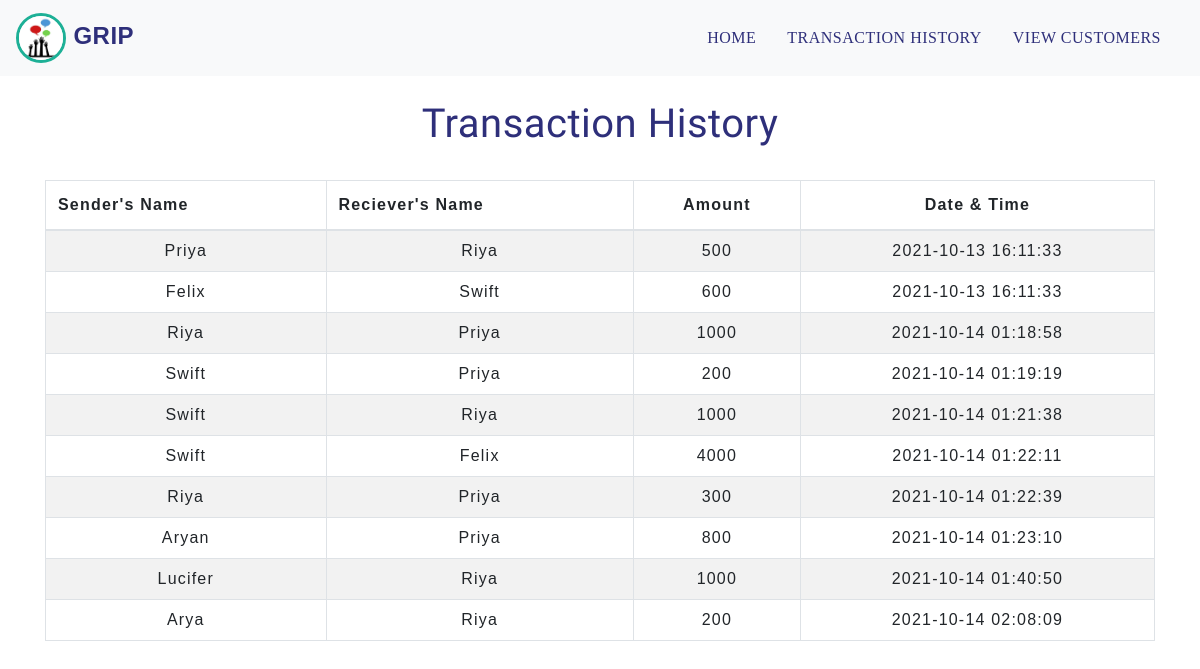
The page /history.php on the database its author committed.
### tables this page shows
CREATE TABLE `transfer` (
  `s.no.` int(4) NOT NULL,
  `sender` text NOT NULL,
  `receiver` text NOT NULL,
  `balance` int(10) NOT NULL,
  `datetime` datetime NOT NULL DEFAULT current_timestamp()
);

### history.php (the view, shortened to what this page needs)
<!DOCTYPE html>
<html lang="en">
<head>
    <link rel="stylesheet" href="https://stackpath.bootstrapcdn.com/bootstrap/4.5.2/css/bootstrap.min.css">
    <link rel="stylesheet" type="text/css" href="css/table.css">
    <link rel="stylesheet" type="text/css" href="css/navbar.css">
</head>
<body>
<?php
  include 'navbar.php';
?>
	<div class="container">
        <h2 class="text-center pt-4">Transaction History</h2>
       <br>
       <div class="table-responsive-sm">
    <table class="table table-hover table-striped table-condensed table-bordered">
        <thead>
            <tr>
            <th>Sender's Name</th>
             <th>Reciever's Name</th>
                <th class="text-center">Amount</th>
                <th class="text-center">Date & Time</th>
            </tr>
        </thead>
        <tbody>
        <?php
            include 'config.php';
            $sql = "SELECT * FROM `transfer`";
            $query =mysqli_query($conn, $sql);
            while($rows = mysqli_fetch_assoc($query))
            {
        ?>
            <tr>
            <td class="py-2"><?php echo $rows['sender']; ?></td>
            <td class="py-2"><?php echo $rows['receiver']; ?></td>
            <td class="py-2"><?php echo $rows['balance']; ?> </td>
            <td class="py-2"><?php echo $rows['datetime']; ?> </td>
        <?php
            }
        ?>
        </tbody>
    </table>
    </div>
</div>
</body>
</html>

### css/table.css (style rules this page uses)
* { padding: 0; margin: 0; box-sizing: border-box; font-family: sans-serif; }
h2 { font-size: 40px; }
table { letter-spacing: 1.2px; }
td { text-align: center; }

### css/navbar.css (style rules this page uses)
h2 { color: #2e2f7a; letter-spacing: 0.5px; font-family: 'Sriracha', cursive; }

### rows shown on the page
transfer: sender "Priya", receiver "Riya", balance "500", datetime "2021-10-13 16:11:33"
transfer: sender "Felix", receiver "Swift", balance "600", datetime "2021-10-13 16:11:33"
transfer: sender "Riya", receiver "Priya", balance "1000", datetime "2021-10-14 01:18:58"
transfer: sender "Swift", receiver "Priya", balance "200", datetime "2021-10-14 01:19:19"
transfer: sender "Swift", receiver "Riya", balance "1000", datetime "2021-10-14 01:21:38"
transfer: sender "Swift", receiver "Felix", balance "4000", datetime "2021-10-14 01:22:11"
transfer: sender "Riya", receiver "Priya", balance "300", datetime "2021-10-14 01:22:39"
transfer: sender "Aryan", receiver "Priya", balance "800", datetime "2021-10-14 01:23:10"
transfer: sender "Lucifer", receiver "Riya", balance "1000", datetime "2021-10-14 01:40:50"
transfer: sender "Arya", receiver "Riya", balance "200", datetime "2021-10-14 02:08:09"
